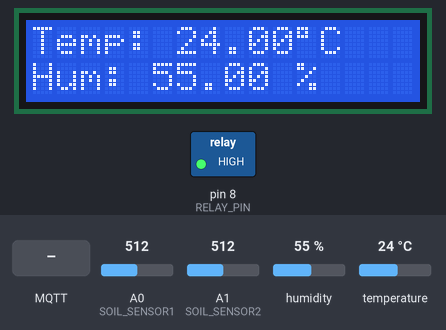
Simulated run of this sketch. Board: Arduino Uno, built with avr-gcc and run on an emulated ATmega328P. Parts: 16×2 character LCD, switched loads named in the sketch (green lamp = pin HIGH). Inputs (shaded band) come from the test bench; at power-on: humidity 55 %, temperature 24 °C, A0 (SOIL_SENSOR1) = 512, A1 (SOIL_SENSOR2) = 512. WiFi joins after 1.5 s; servers stay silent unless stated; no MQTT or app messages arrive unless stated; what the sketch prints to the serial monitor is not drawn.

Above: at 10.6 s.
10.7 s: humidity set to 22 %
At 21.2 s:
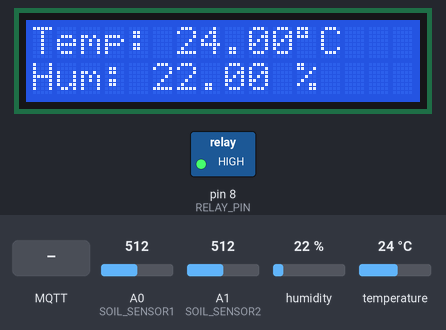
21.5 s: temperature set to 12 °C
At 30.6 s:
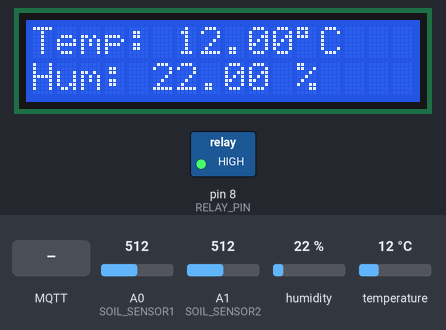
31.5 s: MQTT message "1" arrives on the first subscribed topic
33.0 s: humidity set to 40 %
At 41.2 s:
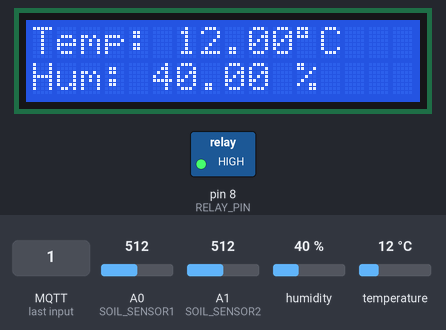
41.5 s: temperature set to 19 °C
At 50.7 s:
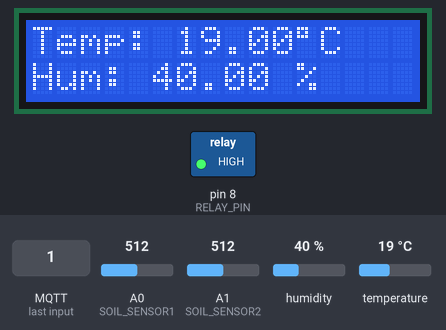
Timing chart, 0 to 52.2 s (numbered marks = the images above; inputs shaded):
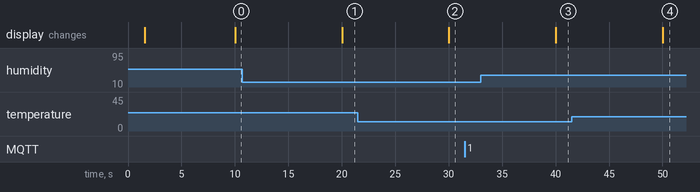

Measured:
- after the input at 10.7 s, the display: changes after 9.3 s (image 1)
- after the input at 21.5 s, the display: changes after 8.5 s (image 2)
- after the input at 33.0 s, the display: changes after 7.0 s (image 3)
- after the input at 41.5 s, the display: changes after 8.5 s (image 4)

The sketch:

irrigation.ino
```cpp
#include <SoftwareSerial.h>
#include <WiFiEsp.h>
#include <PubSubClient.h>
#include <ArduinoJson.h>
#include <DHT.h>
#include <TimeLib.h>
#include <Wire.h>
#include <LiquidCrystal_I2C.h>

// ====== WiFi & MQTT Config ======
char ssid[] = "YOUR_WIFI_SSID";
char pass[] = "YOUR_WIFI_PASSWORD";
char mqtt_server[] = "broker.hivemq.com";
int mqtt_port = 1883;

// ====== Topics ======
const char* sensorTopic  = "iotricity2_bladebreakers/irrigation/data";
const char* controlTopic = "iotricity2_bladebreakers/irrigation/control";

// ====== Hardware Pins ======
#define RELAY_PIN 8
#define SOIL_SENSOR1 A0
#define SOIL_SENSOR2 A1
#define DHTPIN 9
#define DHTTYPE DHT22

// ====== Globals ======
SoftwareSerial espSerial(2, 3); // RX, TX for ESP8266
WiFiEspClient espClient;
PubSubClient client(espClient);
DHT dht(DHTPIN, DHTTYPE);
LiquidCrystal_I2C lcd(0x27, 16, 2);

unsigned long lastMsg = 0;

// ====== MQTT Callback (AI Prediction) ======
void callback(char* topic, byte* payload, unsigned int length) {
  Serial.print("MQTT message on [");
  Serial.print(topic);
  Serial.println("]");

  String message;
  for (unsigned int i = 0; i < length; i++) {
    message += (char)payload[i];
  }
  Serial.println("Payload: " + message);

  DynamicJsonDocument doc(256);
  DeserializationError error = deserializeJson(doc, message);

  if (error) {
    Serial.print("JSON parse failed: ");
    Serial.println(error.f_str());
    return;
  }

  int duration = doc["duration"]; // in seconds
  Serial.print("Relay ON for ");
  Serial.print(duration);
  Serial.println(" seconds");

  // Relay ON (active LOW modules usually require LOW)
  digitalWrite(RELAY_PIN, LOW);
  delay(duration * 1000);
  digitalWrite(RELAY_PIN, HIGH);
  Serial.println("Relay OFF");
}

// ====== MQTT Reconnect ======
void reconnect() {
  while (!client.connected()) {
    Serial.print("Attempting MQTT connection...");
    if (client.connect("ArduinoClient")) {
      Serial.println("connected");
      client.subscribe(controlTopic);
      Serial.print("Subscribed to: ");
      Serial.println(controlTopic);
    } else {
      Serial.print("failed, rc=");
      Serial.print(client.state());
      Serial.println(" retry in 5s");
      delay(5000);
    }
  }
}

// ====== Setup ======
void setup() {
  pinMode(RELAY_PIN, OUTPUT);
  digitalWrite(RELAY_PIN, HIGH); // OFF initially for active LOW relay

  Serial.begin(9600);
  espSerial.begin(115200); // ESP8266 baud
  WiFi.init(&espSerial);

  if (WiFi.status() == WL_NO_SHIELD) {
    Serial.println("ESP8266 not found!");
    while (true);
  }

  Serial.print("Connecting to WiFi...");
  while (WiFi.begin(ssid, pass) != WL_CONNECTED) {
    delay(1000);
    Serial.print(".");
  }
  Serial.println("Connected to WiFi!");

  client.setServer(mqtt_server, mqtt_port);
  client.setCallback(callback);

  dht.begin();

  lcd.init();
  lcd.backlight();
  lcd.setCursor(0,0);
  lcd.print("Temp & Humidity");
}

// ====== Main Loop ======
void loop() {
  if (!client.connected()) {
    reconnect();
  }
  client.loop();

  unsigned long now = millis();
  if (now - lastMsg > 10000) { // every 10s
    lastMsg = now;

    // Read sensors
    int sm1 = analogRead(SOIL_SENSOR1);
    int sm2 = analogRead(SOIL_SENSOR2);

    float m1 = map(sm1, 0, 1023, 0, 100);
    float m2 = map(sm2, 0, 1023, 0, 100);

    float temp = dht.readTemperature();
    float hum  = dht.readHumidity();

    if (isnan(temp) || isnan(hum)) {
      Serial.println("Failed to read from DHT22!");
      return;
    }

    lcd.setCursor(0,0);
    lcd.print("Temp: ");
    lcd.print(temp);
    lcd.print((char)223);
    lcd.print("C    ");

    lcd.setCursor(0,1);
    lcd.print("Hum: ");
    lcd.print(hum);
    lcd.print(" %    ");

    // Build JSON
    DynamicJsonDocument doc(256);
    doc["Soil_Moisture_Shallow"] = m1;
    doc["Soil_Moisture_Deep"] = m2;
    if (!isnan(temp)) doc["Atmospheric_Temp"] = temp;
    if (!isnan(hum))  doc["Humidity"] = hum;
    doc["Hour"] = hour();
    doc["Month"] = month();

    char buffer[256];
    size_t n = serializeJson(doc, buffer);

    // Publish to MQTT
    client.publish(sensorTopic, buffer, n);
    Serial.print("Published: ");
    Serial.println(buffer);
  }
}
```
